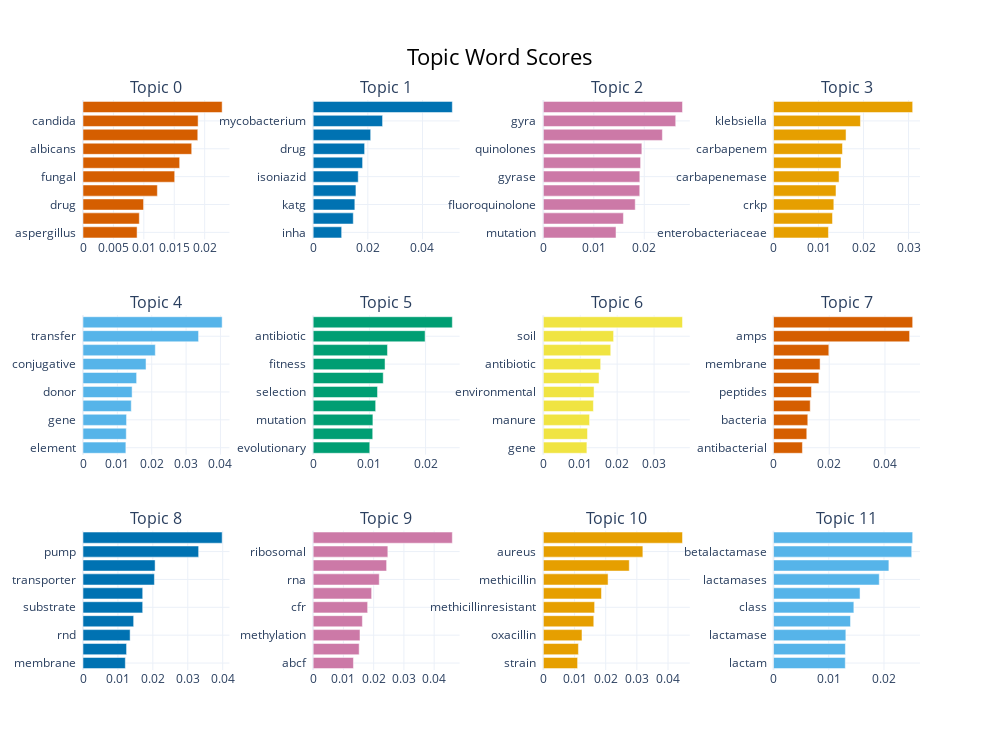

Here is the notebook cell this chart was saved with:
### Code cell
review_lemmatized = reviews_datasets['review_lemmatized'] .tolist()
# Initiate UMAP
umap_model = UMAP(n_neighbors=15, 
                  n_components=5, 
                  min_dist=0.0, 
                  metric='cosine', 
                  random_state=100)
# Initiate BERTopic
topic_model = BERTopic(umap_model=umap_model, language="english", calculate_probabilities=True)
# Run BERTopic model
topics, probabilities = topic_model.fit_transform(review_lemmatized)
topic_model.get_topic_info()
topic_model.visualize_barchart(top_n_topics=12, n_words=10)

### Figure 1 — Plotly figure (JSON) as saved in the notebook; plotly's stock layout.template omitted (floating-point values rounded to 4 significant figures)
{"data": [{"marker": {"color": "#D55E00"}, "orientation": "h", "type": "bar", "x": [0.008888, 0.009255, 0.009955, 0.01222, 0.01507, 0.01589, 0.01787, 0.01887, 0.01892, 0.02287], "xaxis": "x", "y": ["aspergillus  ", "glabrata  ", "drug  ", "fumigatus  ", "fungal  ", "fluconazole  ", "albicans  ", "azole  ", "candida  ", "antifungal  "], "yaxis": "y"}, {"marker": {"color": "#0072B2"}, "orientation": "h", "type": "bar", "x": [0.01042, 0.01467, 0.01524, 0.01565, 0.01648, 0.01808, 0.01882, 0.02104, 0.02539, 0.05091], "xaxis": "x2", "y": ["inha  ", "mutation  ", "katg  ", "mtb  ", "isoniazid  ", "tb  ", "drug  ", "inh  ", "mycobacterium  ", "tuberculosis  "], "yaxis": "y2"}, {"marker": {"color": "#CC79A7"}, "orientation": "h", "type": "bar", "x": [0.0144, 0.01587, 0.01821, 0.01911, 0.01912, 0.01928, 0.01952, 0.02359, 0.02624, 0.02758], "xaxis": "x3", "y": ["mutation  ", "topoisomerase  ", "fluoroquinolone  ", "parc  ", "gyrase  ", "fluoroquinolones  ", "quinolones  ", "ciprofloxacin  ", "gyra  ", "quinolone  "], "yaxis": "y3"}, {"marker": {"color": "#E69F00"}, "orientation": "h", "type": "bar", "x": [0.0122, 0.0131, 0.0134, 0.01388, 0.01456, 0.01499, 0.01532, 0.01611, 0.01931, 0.03092], "xaxis": "x4", "y": ["enterobacteriaceae  ", "carbapenemresistant  ", "crkp  ", "plasmid  ", "carbapenemase  ", "colistin  ", "carbapenem  ", "cre  ", "klebsiella  ", "pneumoniae  "], "yaxis": "y4"}, {"marker": {"color": "#56B4E9"}, "orientation": "h", "type": "bar", "x": [0.01247, 0.01259, 0.01268, 0.01404, 0.01429, 0.0156, 0.01834, 0.02104, 0.03363, 0.0405], "xaxis": "x5", "y": ["element  ", "hgt  ", "gene  ", "horizontal  ", "donor  ", "dna  ", "conjugative  ", "conjugation  ", "transfer  ", "plasmid  "], "yaxis": "y5"}, {"marker": {"color": "#009E73"}, "orientation": "h", "type": "bar", "x": [0.01007, 0.0106, 0.01063, 0.01112, 0.01145, 0.01247, 0.01279, 0.01322, 0.01991, 0.02476], "xaxis": "x6", "y": ["evolutionary  ", "drug  ", "mutation  ", "cost  ", "selection  ", "resistance  ", "fitness  ", "population  ", "antibiotic  ", "evolution  "], "yaxis": "y6"}, {"marker": {"color": "#F0E442"}, "orientation": "h", "type": "bar", "x": [0.0118, 0.01196, 0.01252, 0.01356, 0.01374, 0.01509, 0.01553, 0.01826, 0.01903, 0.03771], "xaxis": "x7", "y": ["gene  ", "environment  ", "manure  ", "water  ", "environmental  ", "abundance  ", "antibiotic  ", "wastewater  ", "soil  ", "args  "], "yaxis": "y7"}, {"marker": {"color": "#D55E00"}, "orientation": "h", "type": "bar", "x": [0.01037, 0.01194, 0.0123, 0.01317, 0.01362, 0.01628, 0.01671, 0.01985, 0.04884, 0.04995], "xaxis": "x8", "y": ["antibacterial  ", "bacterial  ", "bacteria  ", "activity  ", "peptides  ", "amp  ", "membrane  ", "antimicrobial  ", "amps  ", "peptide  "], "yaxis": "y8"}, {"marker": {"color": "#0072B2"}, "orientation": "h", "type": "bar", "x": [0.01212, 0.01248, 0.01349, 0.0145, 0.01709, 0.0171, 0.02044, 0.02065, 0.03311, 0.03985], "xaxis": "x9", "y": ["membrane  ", "tolc  ", "rnd  ", "transport  ", "substrate  ", "acrb  ", "transporter  ", "multidrug  ", "pump  ", "efflux  "], "yaxis": "y9"}, {"marker": {"color": "#CC79A7"}, "orientation": "h", "type": "bar", "x": [0.01331, 0.0152, 0.01548, 0.01627, 0.018, 0.01933, 0.02184, 0.02428, 0.02468, 0.046], "xaxis": "x10", "y": ["abcf  ", "translation  ", "methylation  ", "protein  ", "cfr  ", "binding  ", "rna  ", "rrna  ", "ribosomal  ", "ribosome  "], "yaxis": "y10"}, {"marker": {"color": "#E69F00"}, "orientation": "h", "type": "bar", "x": [0.01099, 0.01125, 0.0124, 0.01618, 0.01645, 0.01865, 0.02076, 0.02757, 0.03193, 0.04465], "xaxis": "x11", "y": ["strain  ", "staphylococcal  ", "oxacillin  ", "sccmec  ", "methicillinresistant  ", "staphylococcus  ", "methicillin  ", "meca  ", "aureus  ", "mrsa  "], "yaxis": "y11"}, {"marker": {"color": "#56B4E9"}, "orientation": "h", "type": "bar", "x": [0.01299, 0.01301, 0.01309, 0.01394, 0.01454, 0.01566, 0.01914, 0.02088, 0.02502, 0.02519], "xaxis": "x12", "y": ["lactam  ", "hydrolysis  ", "lactamase  ", "mbls  ", "class  ", "ndm1  ", "lactamases  ", "inhibitor  ", "betalactamase  ", "enzyme  "], "yaxis": "y12"}], "layout": {"annotations": [{"font": {"size": 16}, "showarrow": false, "text": "Topic 0", "x": 0.0875, "xanchor": "center", "xref": "paper", "y": 1, "yanchor": "bottom", "yref": "paper"}, {"font": {"size": 16}, "showarrow": false, "text": "Topic 1", "x": 0.3625, "xanchor": "center", "xref": "paper", "y": 1, "yanchor": "bottom", "yref": "paper"}, {"font": {"size": 16}, "showarrow": false, "text": "Topic 2", "x": 0.6375, "xanchor": "center", "xref": "paper", "y": 1, "yanchor": "bottom", "yref": "paper"}, {"font": {"size": 16}, "showarrow": false, "text": "Topic 3", "x": 0.9125, "xanchor": "center", "xref": "paper", "y": 1, "yanchor": "bottom", "yref": "paper"}, {"font": {"size": 16}, "showarrow": false, "text": "Topic 4", "x": 0.0875, "xanchor": "center", "xref": "paper", "y": 0.6222, "yanchor": "bottom", "yref": "paper"}, {"font": {"size": 16}, "showarrow": false, "text": "Topic 5", "x": 0.3625, "xanchor": "center", "xref": "paper", "y": 0.6222, "yanchor": "bottom", "yref": "paper"}, {"font": {"size": 16}, "showarrow": false, "text": "Topic 6", "x": 0.6375, "xanchor": "center", "xref": "paper", "y": 0.6222, "yanchor": "bottom", "yref": "paper"}, {"font": {"size": 16}, "showarrow": false, "text": "Topic 7", "x": 0.9125, "xanchor": "center", "xref": "paper", "y": 0.6222, "yanchor": "bottom", "yref": "paper"}, {"font": {"size": 16}, "showarrow": false, "text": "Topic 8", "x": 0.0875, "xanchor": "center", "xref": "paper", "y": 0.2444, "yanchor": "bottom", "yref": "paper"}, {"font": {"size": 16}, "showarrow": false, "text": "Topic 9", "x": 0.3625, "xanchor": "center", "xref": "paper", "y": 0.2444, "yanchor": "bottom", "yref": "paper"}, {"font": {"size": 16}, "showarrow": false, "text": "Topic 10", "x": 0.6375, "xanchor": "center", "xref": "paper", "y": 0.2444, "yanchor": "bottom", "yref": "paper"}, {"font": {"size": 16}, "showarrow": false, "text": "Topic 11", "x": 0.9125, "xanchor": "center", "xref": "paper", "y": 0.2444, "yanchor": "bottom", "yref": "paper"}], "height": 750, "hoverlabel": {"bgcolor": "white", "font": {"family": "Rockwell", "size": 16}}, "showlegend": false, "title": {"font": {"color": "Black", "size": 22}, "text": "Topic Word Scores", "x": 0.5, "xanchor": "center", "yanchor": "top"}, "width": 1000, "xaxis": {"anchor": "y", "domain": [0, 0.175], "showgrid": true}, "xaxis10": {"anchor": "y10", "domain": [0.275, 0.45], "showgrid": true}, "xaxis11": {"anchor": "y11", "domain": [0.55, 0.725], "showgrid": true}, "xaxis12": {"anchor": "y12", "domain": [0.825, 1], "showgrid": true}, "xaxis2": {"anchor": "y2", "domain": [0.275, 0.45], "showgrid": true}, "xaxis3": {"anchor": "y3", "domain": [0.55, 0.725], "showgrid": true}, "xaxis4": {"anchor": "y4", "domain": [0.825, 1], "showgrid": true}, "xaxis5": {"anchor": "y5", "domain": [0, 0.175], "showgrid": true}, "xaxis6": {"anchor": "y6", "domain": [0.275, 0.45], "showgrid": true}, "xaxis7": {"anchor": "y7", "domain": [0.55, 0.725], "showgrid": true}, "xaxis8": {"anchor": "y8", "domain": [0.825, 1], "showgrid": true}, "xaxis9": {"anchor": "y9", "domain": [0, 0.175], "showgrid": true}, "yaxis": {"anchor": "x", "domain": [0.7556, 1], "showgrid": true}, "yaxis10": {"anchor": "x10", "domain": [0, 0.2444], "showgrid": true}, "yaxis11": {"anchor": "x11", "domain": [0, 0.2444], "showgrid": true}, "yaxis12": {"anchor": "x12", "domain": [0, 0.2444], "showgrid": true}, "yaxis2": {"anchor": "x2", "domain": [0.7556, 1], "showgrid": true}, "yaxis3": {"anchor": "x3", "domain": [0.7556, 1], "showgrid": true}, "yaxis4": {"anchor": "x4", "domain": [0.7556, 1], "showgrid": true}, "yaxis5": {"anchor": "x5", "domain": [0.3778, 0.6222], "showgrid": true}, "yaxis6": {"anchor": "x6", "domain": [0.3778, 0.6222], "showgrid": true}, "yaxis7": {"anchor": "x7", "domain": [0.3778, 0.6222], "showgrid": true}, "yaxis8": {"anchor": "x8", "domain": [0.3778, 0.6222], "showgrid": true}, "yaxis9": {"anchor": "x9", "domain": [0, 0.2444], "showgrid": true}}}
